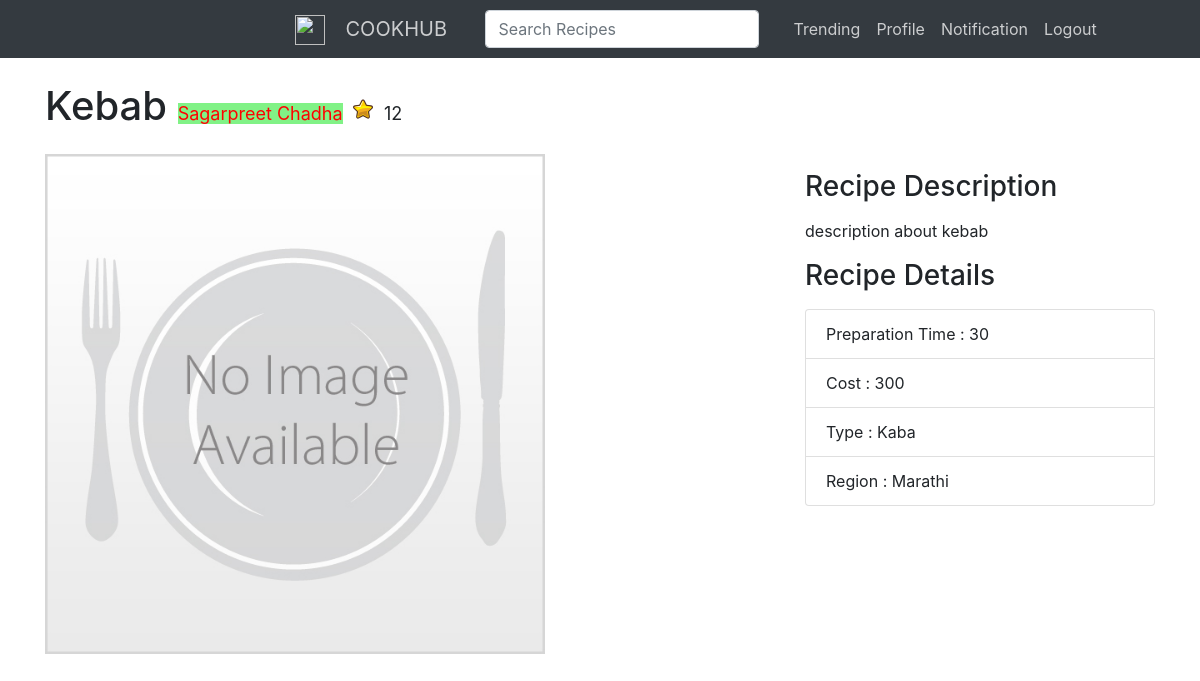
/recipe/3 (signed in), run on the app's committed database.
### dbrun.py (models this page shows)
class Cooks(db.Model):
	id = db.Column(db.Integer , primary_key = True, autoincrement=True)
	name = db.Column(db.String(30),nullable=False)
	preptime = db.Column(db.Integer,nullable=False)
	ctype = db.Column(db.String(30),nullable=False)
	cost = db.Column(db.Integer,nullable=False)
	region = db.Column(db.String(30),nullable=False)
	public = db.Column(db.String(1),nullable=False)
	image = db.Column(db.String(300))
	description = db.Column(db.String(200) , default='None Provided.')
	star = db.Column(db.Integer, default=0)
	stages = db.relationship('Stages',backref='cook',lazy=True)
	personid = db.Column(db.Integer,db.ForeignKey('person.id'),nullable=False)

class Person(db.Model):
	id = db.Column(db.Integer , primary_key = True )
	email = db.Column(db.String(80), unique=True)
	password = db.Column(db.String(30),nullable=False)
	name = db.Column(db.String(30),nullable=False)
	location = db.Column(db.String(30),nullable=False)
	recruitment = db.Column(db.String(1),nullable=False)
	age = db.Column(db.Integer,nullable=False)
	gender = db.Column(db.String(1),nullable=False)
	expertise = db.Column(db.String(15),nullable=False)
	image = db.Column(db.String(300))
	mycooks = db.relationship('Cooks', backref='person', lazy=True)

### main.py (the view)
@app.route('/recipe/<id>')
@login_required
def recipe(id):
	cook = Cooks.query.filter_by(id=id).first()
	person = Person.query.filter_by(id=cook.personid).first()
	return render_template('after_login/recipe.html', cook = cook , person = person)

### main.py (called while the page is built)
def login_required(f):
    @wraps(f)
    def decorated_function(*args, **kwargs):
        if g.user is None:
        	flash('Login Required!')
        	return redirect(url_for('home'))
        return f(*args, **kwargs)
    return decorated_function

@app.before_request
def before_request():
	g.user = None
	if 'user' in session :
		g.user = session['user']

@app.after_request
def add_header(response):
	response.headers['Cache-Control'] = 'no-cache, no-store, must-revalidate'
	response.headers['Pragma'] = 'no-cache'
	response.headers['X-UA-Compatible'] = 'IE=Edge,chrome=1'
	if ('Cache-Control' not in response.headers):
		response.headers['Cache-Control'] = 'public, max-age=600'
	return response

### templates/after_login/recipe.html (shortened to what this page needs)
{% extends "after_login/layout.html" %}
{% block body %}
<div class="container">
      <h1 class="my-4" style="text-color:#343a40;">{{ cook.name }}
        <a href="{{ url_for('profile_page', id=person.id) }}"><small style="font-size:18px;background:#81f286;">{{ person.name }}</small></a>
	<img src="{{ url_for('static',filename='star.svg') }}" style="height:20px;" >
	<small style="font-size:18px;">{{ cook.star }}</small>
      </h1>
      <div class="row">
        <div class="col-md-8">
          <img class="img-fluid" src="{{ cook.image }}" alt="" style="height:500px;">
        </div>
        <div class="col-md-4">
          <h3 class="my-3">Recipe Description</h3>
          <p>{{ cook.description }}</p>
          <h3 class="my-3">Recipe Details</h3>
          <ul class="list-group">
            <li class="list-group-item">Preparation Time : {{ cook.preptime }}</li>
            <li class="list-group-item">Cost : {{ cook.cost }}</li>
            <li class="list-group-item">Type : {{ cook.ctype }}</li>
            <li class="list-group-item">Region : {{ cook.region }}</li>
          </ul>
        </div>
      </div>
    </div>
{% endblock %}

### static/after_login/indexcss.css (style rules this page uses)
a { color: red ; }

### data on the page
Cooks: name "Kebab", star "12", image (placeholder picture), description "description about kebab", preptime "30", cost "300", ctype "Kaba", region "Marathi"
Person: name "Sagarpreet Chadha"
